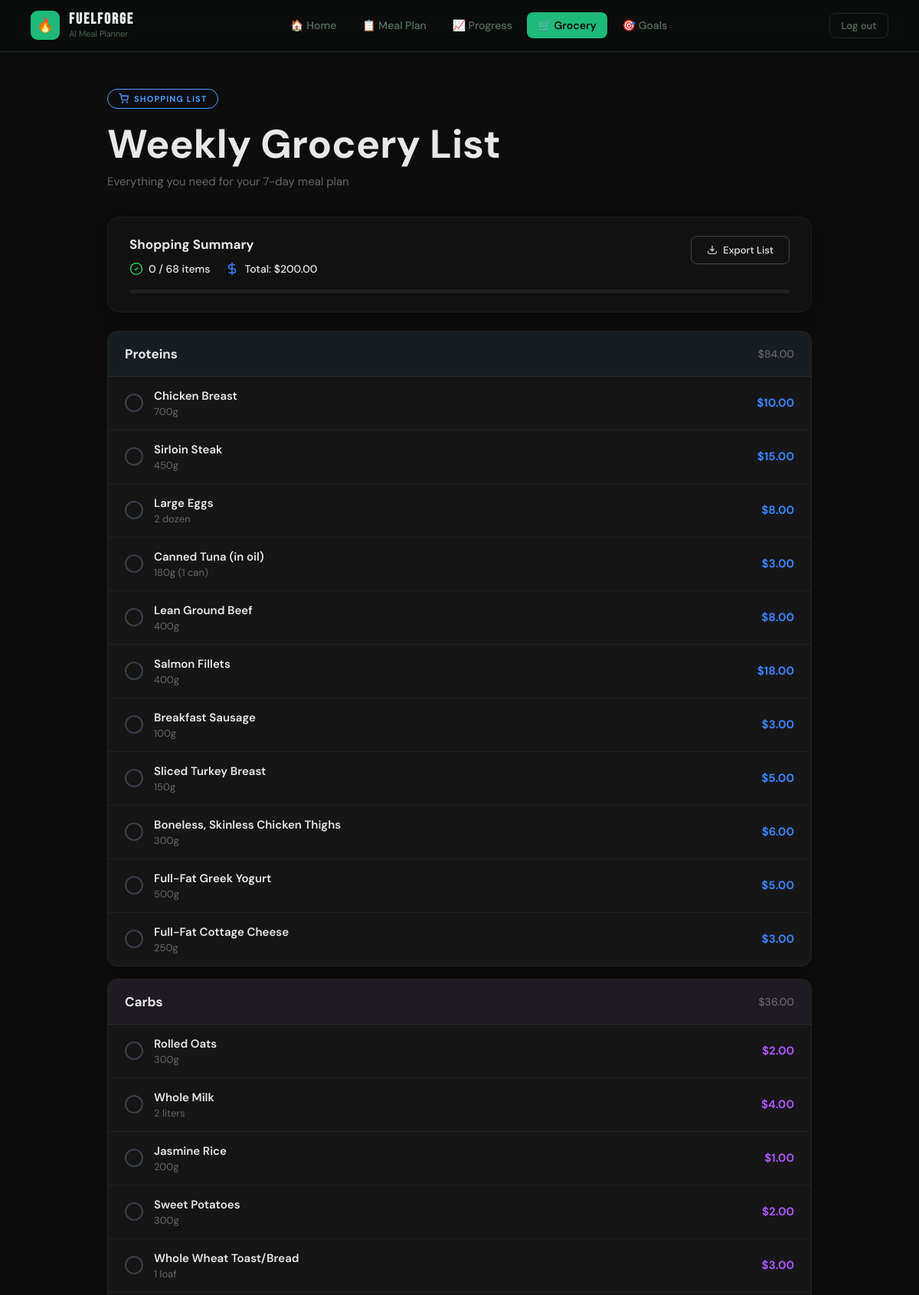
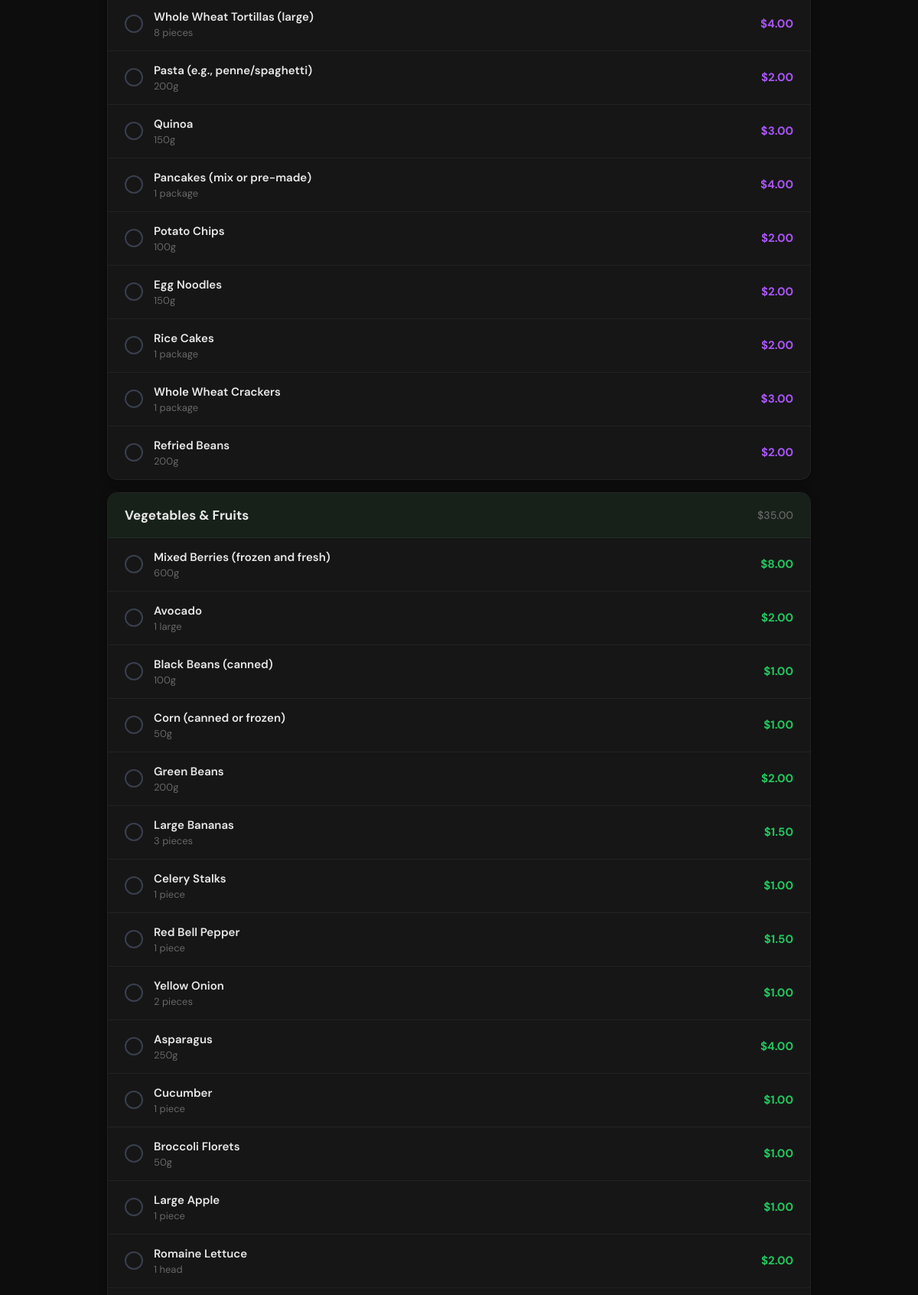
Screenshot of /grocery (signed in, upper part) with the database file from the repository (2 pictures, top to bottom).
### tables this page shows
CREATE TABLE grocery_meta (
            user_id    INTEGER PRIMARY KEY REFERENCES users(id) ON DELETE CASCADE,
            total_cost TEXT    DEFAULT ''
        );

CREATE TABLE grocery_items (
            id       INTEGER PRIMARY KEY AUTOINCREMENT,
            user_id  INTEGER NOT NULL REFERENCES users(id) ON DELETE CASCADE,
            category TEXT    NOT NULL,
            item     TEXT    NOT NULL,
            quantity TEXT    DEFAULT '',
            est_cost TEXT    DEFAULT ''
        );

### grocery.py (the view)
@grocery_bp.route("/grocery")
def grocery():
    if "uid" not in session:
        return redirect(url_for("login"))
    uid  = session["uid"]
    conn = get_db()
    rows = conn.execute("""
        SELECT category, item, quantity, est_cost
        FROM grocery_items WHERE user_id = ?
        ORDER BY id
    """, (uid,)).fetchall()
    meta = conn.execute(
        "SELECT total_cost FROM grocery_meta WHERE user_id = ?", (uid,)
    ).fetchone()
    conn.close()
    raw = defaultdict(list)
    for row in rows:
        raw[row["category"]].append(dict(row))
    categories = []
    for key in CATEGORY_ORDER:
        items = raw.get(key, [])
        if not items:
            continue
        total = 0.0
        for item in items:
            try:
                total += float(item["est_cost"].replace("$", "").replace(",", ""))
            except (ValueError, AttributeError):
                pass
        categories.append({
            "key":   key,
            "items": items,
            "total": f"${total:.2f}",
        })
    total_cost  = meta["total_cost"] if meta else ""
    total_items = len(rows)
    return render_template("grocery.html",
                           categories=categories,
                           total_cost=total_cost,
                           total_items=total_items)

### database.py (called while the page is built)
def get_db():
    conn = sqlite3.connect(DB_PATH)
    conn.row_factory = sqlite3.Row
    conn.execute("PRAGMA foreign_keys = ON")
    return conn

### templates/grocery.html (shortened to what this page needs)
<!DOCTYPE html>
<html lang="en">
<head>
</head>
<body>
  <nav>
    <div class="logo">
      <div class="logo-icon">🔥</div>
      <div class="logo-text">
        <strong>FUELFORGE</strong>
        <span>AI Meal Planner</span>
      </div>
    </div>
    <ul class="nav-links">
      <li><a href="/home">🏠 Home</a></li>
      <li><a href="/meal-plan">📋 Meal Plan</a></li>
      <li><a href="/progress">📈 Progress</a></li>
      <li><a href="/grocery" class="active">🛒 Grocery</a></li>
      <li><a href="/goals">🎯 Goals</a></li>
    </ul>
    <a href="/logout" class="btn-logout">Log out</a>
  </nav>
  {% set cat_config = {
    'proteins':               {'label': 'Proteins',              'color': '#3b82f6', 'bg': 'rgba(59,130,246,0.06)'},
    'carbs':                  {'label': 'Carbs',                 'color': '#a855f7', 'bg': 'rgba(168,85,247,0.06)'},
    'vegetables_and_fruits':  {'label': 'Vegetables & Fruits',   'color': '#22c55e', 'bg': 'rgba(34,197,94,0.06)'},
    'pantry':                 {'label': 'Pantry',                'color': '#eab308', 'bg': 'rgba(234,179,8,0.06)'},
  } %}
  <main class="page">
    <div class="page-hero">
      <div class="badge">
        <svg viewBox="0 0 24 24" fill="none" xmlns="http://www.w3.org/2000/svg">
          <circle cx="9" cy="21" r="1"/><circle cx="20" cy="21" r="1"/>
          <path d="M1 1h4l2.68 13.39a2 2 0 0 0 2 1.61h9.72a2 2 0 0 0 2-1.61L23 6H6"/>
        </svg>
        Shopping List
      </div>
      <h1>Weekly Grocery List</h1>
      <p class="subtitle">Everything you need for your 7-day meal plan</p>
    </div>
    <div class="summary-card">
      <div class="summary-top">
        <div class="summary-left">
          <div class="summary-title">Shopping Summary</div>
          <div class="summary-stats">
            <div class="stat-item check">
              <svg viewBox="0 0 24 24" fill="none" stroke="currentColor"><circle cx="12" cy="12" r="10"/><polyline points="9 12 11 14 15 10"/></svg>
              <span id="progress-text">0 / {{ total_items }} items</span>
            </div>
            <div class="stat-item dollar">
              <svg viewBox="0 0 24 24" fill="none" stroke="currentColor"><line x1="12" y1="1" x2="12" y2="23"/><path d="M17 5H9.5a3.5 3.5 0 0 0 0 7h5a3.5 3.5 0 0 1 0 7H6"/></svg>
              <span>Total: {{ total_cost if total_cost else '—' }}</span>
            </div>
          </div>
        </div>
        <button class="export-btn" onclick="window.print()">
          <svg viewBox="0 0 24 24" fill="none" stroke="currentColor"><path d="M21 15v4a2 2 0 0 1-2 2H5a2 2 0 0 1-2-2v-4"/><polyline points="7 10 12 15 17 10"/><line x1="12" y1="15" x2="12" y2="3"/></svg>
          Export List
        </button>
      </div>
      <div class="progress-track">
      </div>
    </div>
    {% if categories %}
    <div class="categories">
      {% for cat in categories %}
      {% set cfg = cat_config.get(cat.key, {'label': cat.key|title, 'color': '#888', 'bg': 'rgba(128,128,128,0.06)'}) %}
      <div class="category-section">
        <div class="category-header" style="background: {{ cfg.bg }};">
          <span class="category-name">{{ cfg.label }}</span>
          <span class="category-total">{{ cat.total }}</span>
        </div>
        {% for item in cat['items'] %}
        <div class="item-row" onclick="toggleItem(this, '{{ cfg.color }}')">
          <div class="checkbox-circle">
          </div>
          <div class="item-info">
            <div class="item-name">{{ item.item }}</div>
            <div class="item-qty">{{ item.quantity }}</div>
          </div>
          <span class="item-price" style="color: {{ cfg.color }}">{{ item.est_cost }}</span>
        </div>
        {% endfor %}
      </div>
      {% endfor %}
    </div>
    {% else %}
    <div class="empty-state">
      <p>No grocery list yet.</p>
      <span>Generate a meal plan first and your grocery list will appear here.</span>
    </div>
    {% endif %}
  </main>
</body>
</html>

### rows the page displays
grocery_meta: total_cost "$200.00"
grocery_items: item "Chicken Breast", quantity "700g", est_cost "$10.00"
grocery_items: item "Sirloin Steak", quantity "450g", est_cost "$15.00"
grocery_items: item "Large Eggs", quantity "2 dozen", est_cost "$8.00"
grocery_items: item "Canned Tuna (in oil)", quantity "180g (1 can)", est_cost "$3.00"
grocery_items: item "Lean Ground Beef", quantity "400g", est_cost "$8.00"
grocery_items: item "Salmon Fillets", quantity "400g", est_cost "$18.00"
grocery_items: item "Breakfast Sausage", quantity "100g", est_cost "$3.00"
grocery_items: item "Sliced Turkey Breast", quantity "150g", est_cost "$5.00"
grocery_items: item "Boneless, Skinless Chicken Thighs", quantity "300g", est_cost "$6.00"
grocery_items: item "Full-Fat Greek Yogurt", quantity "500g", est_cost "$5.00"
grocery_items: item "Full-Fat Cottage Cheese", quantity "250g", est_cost "$3.00"
grocery_items: item "Rolled Oats", quantity "300g", est_cost "$2.00"
grocery_items: item "Whole Milk", quantity "2 liters", est_cost "$4.00"
grocery_items: item "Jasmine Rice", quantity "200g", est_cost "$1.00"
grocery_items: item "Sweet Potatoes", quantity "300g", est_cost "$2.00"
grocery_items: item "Whole Wheat Toast/Bread", quantity "1 loaf", est_cost "$3.00"
grocery_items: item "Whole Wheat Tortillas (large)", quantity "8 pieces", est_cost "$4.00"
grocery_items: item "Pasta (e.g., penne/spaghetti)", quantity "200g", est_cost "$2.00"
grocery_items: item "Quinoa", quantity "150g", est_cost "$3.00"
grocery_items: item "Pancakes (mix or pre-made)", quantity "1 package", est_cost "$4.00"
grocery_items: item "Potato Chips", quantity "100g", est_cost "$2.00"
grocery_items: item "Egg Noodles", quantity "150g", est_cost "$2.00"
grocery_items: item "Rice Cakes", quantity "1 package", est_cost "$2.00"
grocery_items: item "Whole Wheat Crackers", quantity "1 package", est_cost "$3.00"
grocery_items: item "Refried Beans", quantity "200g", est_cost "$2.00"
grocery_items: item "Mixed Berries (frozen and fresh)", quantity "600g", est_cost "$8.00"
grocery_items: item "Avocado", quantity "1 large", est_cost "$2.00"
grocery_items: item "Black Beans (canned)", quantity "100g", est_cost "$1.00"
grocery_items: item "Corn (canned or frozen)", quantity "50g", est_cost "$1.00"
grocery_items: item "Green Beans", quantity "200g", est_cost "$2.00"
grocery_items: item "Large Bananas", quantity "3 pieces", est_cost "$1.50"
grocery_items: item "Celery Stalks", quantity "1 piece", est_cost "$1.00"
grocery_items: item "Red Bell Pepper", quantity "1 piece", est_cost "$1.50"
grocery_items: item "Yellow Onion", quantity "2 pieces", est_cost "$1.00"
grocery_items: item "Asparagus", quantity "250g", est_cost "$4.00"
grocery_items: item "Cucumber", quantity "1 piece", est_cost "$1.00"
grocery_items: item "Broccoli Florets", quantity "50g", est_cost "$1.00"
grocery_items: item "Large Apple", quantity "1 piece", est_cost "$1.00"
grocery_items: item "Romaine Lettuce", quantity "1 head", est_cost "$2.00"

### other values shown
{{ total_items }} "68"
{{ cfg.label }} "Proteins" "Carbs" "Vegetables & Fruits"
{{ cat.total }} "$84.00" "$36.00" "$35.00"
